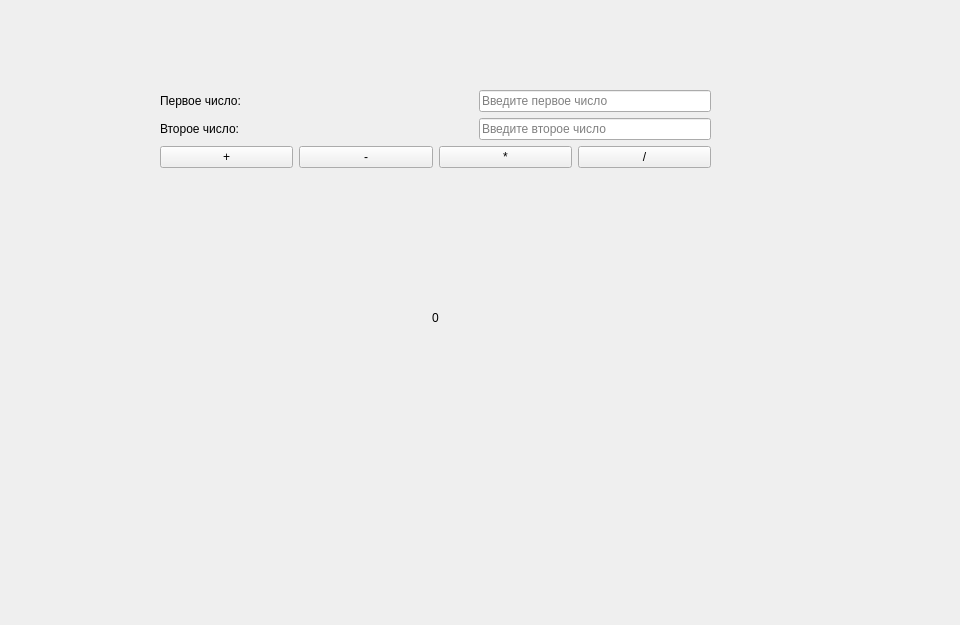
<?xml version="1.0" encoding="UTF-8"?>
<ui version="4.0">
 <class>Form</class>
 <widget class="QWidget" name="Form">
  <property name="geometry">
   <rect>
    <x>0</x>
    <y>0</y>
    <width>960</width>
    <height>625</height>
   </rect>
  </property>
  <property name="windowTitle">
   <string>Form</string>
  </property>
  <widget class="QWidget" name="">
   <property name="geometry">
    <rect>
     <x>160</x>
     <y>90</y>
     <width>551</width>
     <height>371</height>
    </rect>
   </property>
   <layout class="QVBoxLayout" name="verticalLayout_2">
    <item>
     <layout class="QVBoxLayout" name="verticalLayout">
      <item>
       <layout class="QHBoxLayout" name="horizontalLayout">
        <item>
         <widget class="QLabel" name="label">
          <property name="text">
           <string>Первое число:</string>
          </property>
         </widget>
        </item>
        <item>
         <spacer name="horizontalSpacer">
          <property name="orientation">
           <enum>Qt::Orientation::Horizontal</enum>
          </property>
          <property name="sizeHint" stdset="0">
           <size>
            <width>178</width>
            <height>20</height>
           </size>
          </property>
         </spacer>
        </item>
        <item>
         <widget class="QLineEdit" name="lineEdit">
          <property name="placeholderText">
           <string>Введите первое число</string>
          </property>
         </widget>
        </item>
       </layout>
      </item>
      <item>
       <layout class="QHBoxLayout" name="horizontalLayout_2">
        <item>
         <widget class="QLabel" name="label_2">
          <property name="text">
           <string>Второе число:</string>
          </property>
         </widget>
        </item>
        <item>
         <spacer name="horizontalSpacer_2">
          <property name="orientation">
           <enum>Qt::Orientation::Horizontal</enum>
          </property>
          <property name="sizeHint" stdset="0">
           <size>
            <width>178</width>
            <height>20</height>
           </size>
          </property>
         </spacer>
        </item>
        <item>
         <widget class="QLineEdit" name="lineEdit_2">
          <property name="placeholderText">
           <string>Введите второе число</string>
          </property>
         </widget>
        </item>
       </layout>
      </item>
      <item>
       <layout class="QHBoxLayout" name="horizontalLayout_3">
        <item>
         <widget class="QPushButton" name="pushButton">
          <property name="text">
           <string>+</string>
          </property>
         </widget>
        </item>
        <item>
         <widget class="QPushButton" name="pushButton_2">
          <property name="text">
           <string>-</string>
          </property>
         </widget>
        </item>
        <item>
         <widget class="QPushButton" name="pushButton_3">
          <property name="text">
           <string>*</string>
          </property>
         </widget>
        </item>
        <item>
         <widget class="QPushButton" name="pushButton_4">
          <property name="text">
           <string>/</string>
          </property>
         </widget>
        </item>
       </layout>
      </item>
     </layout>
    </item>
    <item>
     <widget class="QLabel" name="label_3">
      <property name="enabled">
       <bool>true</bool>
      </property>
      <property name="sizePolicy">
       <sizepolicy hsizetype="Preferred" vsizetype="Preferred">
        <horstretch>5</horstretch>
        <verstretch>0</verstretch>
       </sizepolicy>
      </property>
      <property name="minimumSize">
       <size>
        <width>14</width>
        <height>0</height>
       </size>
      </property>
      <property name="sizeIncrement">
       <size>
        <width>5</width>
        <height>0</height>
       </size>
      </property>
      <property name="lineWidth">
       <number>12</number>
      </property>
      <property name="text">
       <string>0</string>
      </property>
      <property name="alignment">
       <set>Qt::AlignmentFlag::AlignCenter</set>
      </property>
      <property name="wordWrap">
       <bool>false</bool>
      </property>
      <property name="margin">
       <number>8</number>
      </property>
      <property name="openExternalLinks">
       <bool>false</bool>
      </property>
     </widget>
    </item>
   </layout>
  </widget>
 </widget>
 <resources/>
 <connections/>
</ui>
